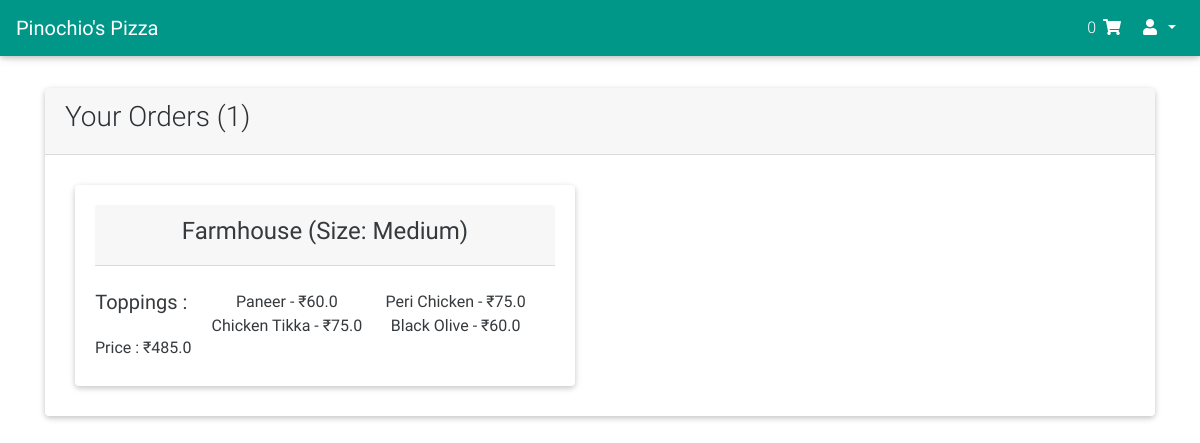
The page /orders (signed in) on the database its author committed.
### orders/models.py (models this page shows, shortened)
class Order(models.Model):
    user_id = models.ForeignKey(User, on_delete=models.CASCADE)
    pizza = models.ForeignKey(Pizza, on_delete=models.CASCADE)
    size = models.CharField(max_length=10, default="medium")
    toppings = models.ManyToManyField(Topping, blank=True)
    price = models.FloatField(max_length=6)
    status = models.ForeignKey(Status, on_delete=models.CASCADE)

class Pizza(models.Model):
    name = models.CharField(max_length=64)
    description = models.CharField(max_length=100)
    small_price = models.FloatField(max_length=5, default=0)
    medium_price = models.FloatField(max_length=5, default=0)
    large_price = models.FloatField(max_length=5, default=0)
    def __str__(self):
        return f"{self.name}"

class Topping(models.Model):
    name = models.CharField(max_length=20)
    description = models.CharField(max_length=100)
    price = models.FloatField(max_length=4)
    def __str__(self):
        return f"{self.name} - ₹{self.price}"

### orders/views.py (the view)
# urls.py: path("orders", views.orders, name="orders")
@login_required
def orders(request):
    try:
        user_orders = Order.objects.filter(Q(user_id=request.user, status=1) | Q(user_id=request.user, status=2))
        orders_count = user_orders.count()
        cart_orders_count = Order.objects.filter(user_id=request.user, status=3).count()
    except Order.DoesNotExist:
        cart_orders_count = 0
    context = {
        'orders': user_orders,
        'orders_count': orders_count,
        'cart_orders_count': cart_orders_count
    }
    return render(request, "orders/orders.html", context)

### orders/templates/orders/orders.html (shortened to what this page needs)
{% extends 'base.html' %}
{% load static %}
{% block css %}
    <link href="{% static 'css/cart.css' %}" rel="stylesheet">
{% endblock %}
{% block body %}
    <header>
      <nav class="navbar fixed-top navbar-expand-lg navbar-dark teal">
        <a class="navbar-brand" href="{% url 'home' %}"><strong>Pinochio's Pizza</strong></a>
        <div class="collapse navbar-collapse" id="navbarSupportedContent-333">
            <ul class="navbar-nav ml-auto nav-flex-icons">
              <li class="nav-item">
                <a class="nav-link waves-effect waves-light" href="{% url 'cart' %}">{{ cart_orders_count }}
                    <i class="fas fa-shopping-cart"></i>
                </a>
              </li>
              <li class="nav-item dropdown">
                <a class="nav-link dropdown-toggle" id="navbarDropdownMenuLink-333" data-toggle="dropdown"
                  aria-haspopup="true" aria-expanded="false">
                  <i class="fas fa-user"></i>{{ user.first_name }} {{ user.last_name }}
                </a>
              </li>
            </ul>
        </div>
      </nav>
    </header>
    <main class="text-center py-5">
        <div class="container">
            <div class="card">
                <div class="card-header d-flex justify-content-start">
                    <h3>Your Orders ({{orders_count}})<h3>
                </div>
                <div class="card-body row">
                    {% for order in orders %}
                    <div class="card-group col-6 orders" id="{{order.id}}">
                        <div class="card" style="margin:10px;">
                            <div class="card-body">
                                <div class="card-header d-flex justify-content-center">
                                    <h4>{{ order.pizza }} (Size: {{ order.size }}) </h4>
                                </div><br/>
                                <div class="row">
                                  <h5 class="card-title col-3">Toppings : </h5>
                                    <div class="col-9 row">
                                      {% for topping in order.toppings.all %}
                                      <span class="order_toppings col-6 p-0">
                                      {{ topping }}
                                      </span>
                                      {% empty %}
                                      <span class="order_toppings">
                                      None
                                      </span>
                                      {% endfor %}
                                    </div>
                                </div>
                                <h6 class="d-flex justify-content-start">Price : ₹
                                    <span class="order_price">{{ order.price }}</span>
                                </h6>
                            </div>
                        </div>
                    </div>
                    {% endfor %}
                </div>
            </div>
        </div>
    </main>
{% endblock %}

### orders/static/css/cart.css (style rules this page uses)
html, body { height: 100%; background: url("../img/pizza-home-wallpaper.jpg")no-repeat center; background-size: 100%; background-attachment: fixed; }
header,.view { height: 5%; }
.card { opacity: 0.95; }
.order_toppings { font-size: medium; }

### rows shown on the page
Order: pizza "Farmhouse", size "Medium", price "485.0"
Topping: name+price "Paneer - ₹60.0"
Topping: name+price "Peri Chicken - ₹75.0"
Topping: name+price "Chicken Tikka - ₹75.0"
Topping: name+price "Black Olive - ₹60.0"

### other values the page prints
{{ cart_orders_count }} "0"
{{ orders_count }} "1"
